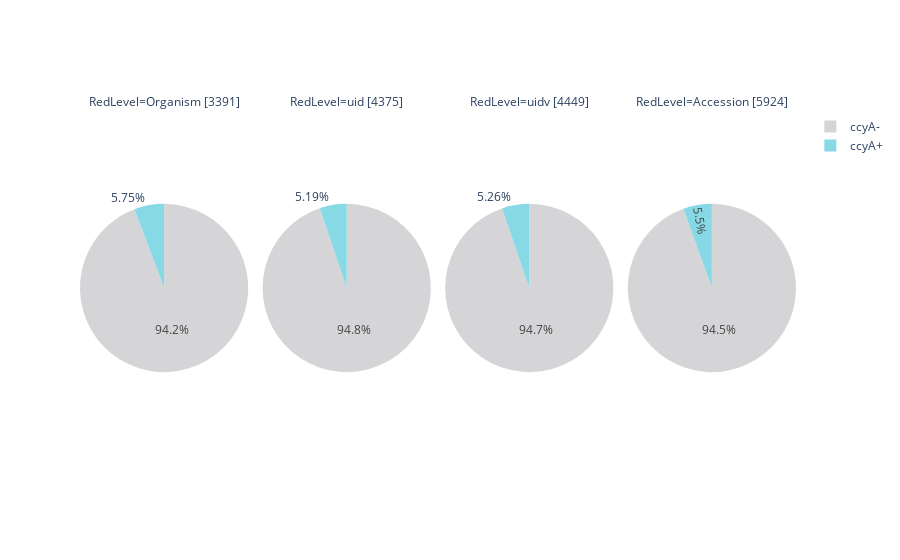

Notebook cell for this chart:
### Code cell
def make_genome_pie_chart(cnx):
    summary_df = pd.read_sql_query("""
        SELECT * FROM genomes as g JOIN 
        harley as h on h.Accession=g.Accession LEFT JOIN 
        summary as s on G.Accession = s.sequence_src""", 
                                   cnx , index_col="Accession").reset_index()
    #return summary_df
    summary_df.Accession = summary_df.apply(lambda x : x.Accession[0],axis=1)
    summary_df["uid"] = summary_df.apply(lambda x : x.Accession.split("_")[-1].split(".")[0], axis=1 )
    summary_df["uidv"] = summary_df.apply(lambda x : x.Accession.split("_")[-1], axis=1 )
    summary_df["(DBccyA)"] = summary_df.apply(lambda x : define_ccya_genotype(x), axis=1 )
    summary_df["(ccyA)"] = summary_df.apply(lambda x : "ccyA+" if x.flag in ["Calcyanin with known N-ter","Calcyanin with new N-ter"] else "ccyA-", axis=1 )
    summary_df = summary_df[["Organism", "uid", "uidv", "Accession", "Assembly name" , "Date" , "(ccyA)" , "sequence_accession", "flag", "nter"]]

    # We reformat the dictionnary and make a plotly-friendly dataframe.
    metrics_d = []
    for g in ["Organism", "uid" , "uidv" , "Accession"] :
        d = count_genotypes(summary_df , group = g)      
        total = len(list(summary_df[g].unique()))
        metrics_d.append(
            ("{} [{}]".format(g,total) ,"ccyA+",d["ccyA+"])
        )
        metrics_d.append(
            ("{} [{}]".format(g,total),"ccyA-",d["ccyA-"])
        )


    # We make a figure with multiple pie-chart [strain, GCA-GCF, GCA, GCF].   
    metrics_df = pd.DataFrame(metrics_d)
    metrics_df.columns = ["RedLevel","genotype","count"]
    fig = px.pie(metrics_df,values="count",names="genotype",facet_col="RedLevel",color="genotype",
            color_discrete_map=
#                 {"ccyA-":"#ffb4b4","ccyA+":"#439775","ccyA~":"orange"}
                 {"ccyA-":"#D5D5D8","ccyA+":"#88D9E6","ccyA~":"orange"}
                 
                )
    return fig

make_genome_pie_chart(cnx)

### Figure 1 — Plotly figure (JSON) as saved in the notebook; plotly's stock layout.template omitted (floating-point values rounded to 4 significant figures)
{"data": [{"customdata": [["ccyA+"], ["ccyA-"]], "domain": {"x": [0, 0.235], "y": [0, 1]}, "hovertemplate": "RedLevel=Organism [3391]<br>genotype=%{customdata[0]}<br>count=%{value}<extra></extra>", "labels": ["ccyA+", "ccyA-"], "legendgroup": "", "marker": {"colors": ["#88D9E6", "#D5D5D8"]}, "name": "", "showlegend": true, "type": "pie", "values": [195, 3196]}, {"customdata": [["ccyA+"], ["ccyA-"]], "domain": {"x": [0.255, 0.49], "y": [0, 1]}, "hovertemplate": "RedLevel=uid [4375]<br>genotype=%{customdata[0]}<br>count=%{value}<extra></extra>", "labels": ["ccyA+", "ccyA-"], "legendgroup": "", "marker": {"colors": ["#88D9E6", "#D5D5D8"]}, "name": "", "showlegend": true, "type": "pie", "values": [227, 4148]}, {"customdata": [["ccyA+"], ["ccyA-"]], "domain": {"x": [0.51, 0.745], "y": [0, 1]}, "hovertemplate": "RedLevel=uidv [4449]<br>genotype=%{customdata[0]}<br>count=%{value}<extra></extra>", "labels": ["ccyA+", "ccyA-"], "legendgroup": "", "marker": {"colors": ["#88D9E6", "#D5D5D8"]}, "name": "", "showlegend": true, "type": "pie", "values": [234, 4215]}, {"customdata": [["ccyA+"], ["ccyA-"]], "domain": {"x": [0.765, 1.0], "y": [0, 1]}, "hovertemplate": "RedLevel=Accession [5924]<br>genotype=%{customdata[0]}<br>count=%{value}<extra></extra>", "labels": ["ccyA+", "ccyA-"], "legendgroup": "", "marker": {"colors": ["#88D9E6", "#D5D5D8"]}, "name": "", "showlegend": true, "type": "pie", "values": [326, 5598]}], "layout": {"annotations": [{"font": {}, "showarrow": false, "text": "RedLevel=Organism [3391]", "x": 0.1175, "xanchor": "center", "xref": "paper", "y": 1, "yanchor": "bottom", "yref": "paper"}, {"font": {}, "showarrow": false, "text": "RedLevel=uid [4375]", "x": 0.3725, "xanchor": "center", "xref": "paper", "y": 1, "yanchor": "bottom", "yref": "paper"}, {"font": {}, "showarrow": false, "text": "RedLevel=uidv [4449]", "x": 0.6275, "xanchor": "center", "xref": "paper", "y": 1, "yanchor": "bottom", "yref": "paper"}, {"font": {}, "showarrow": false, "text": "RedLevel=Accession [5924]", "x": 0.8825, "xanchor": "center", "xref": "paper", "y": 1, "yanchor": "bottom", "yref": "paper"}], "legend": {"tracegroupgap": 0}, "margin": {"t": 60}}}
